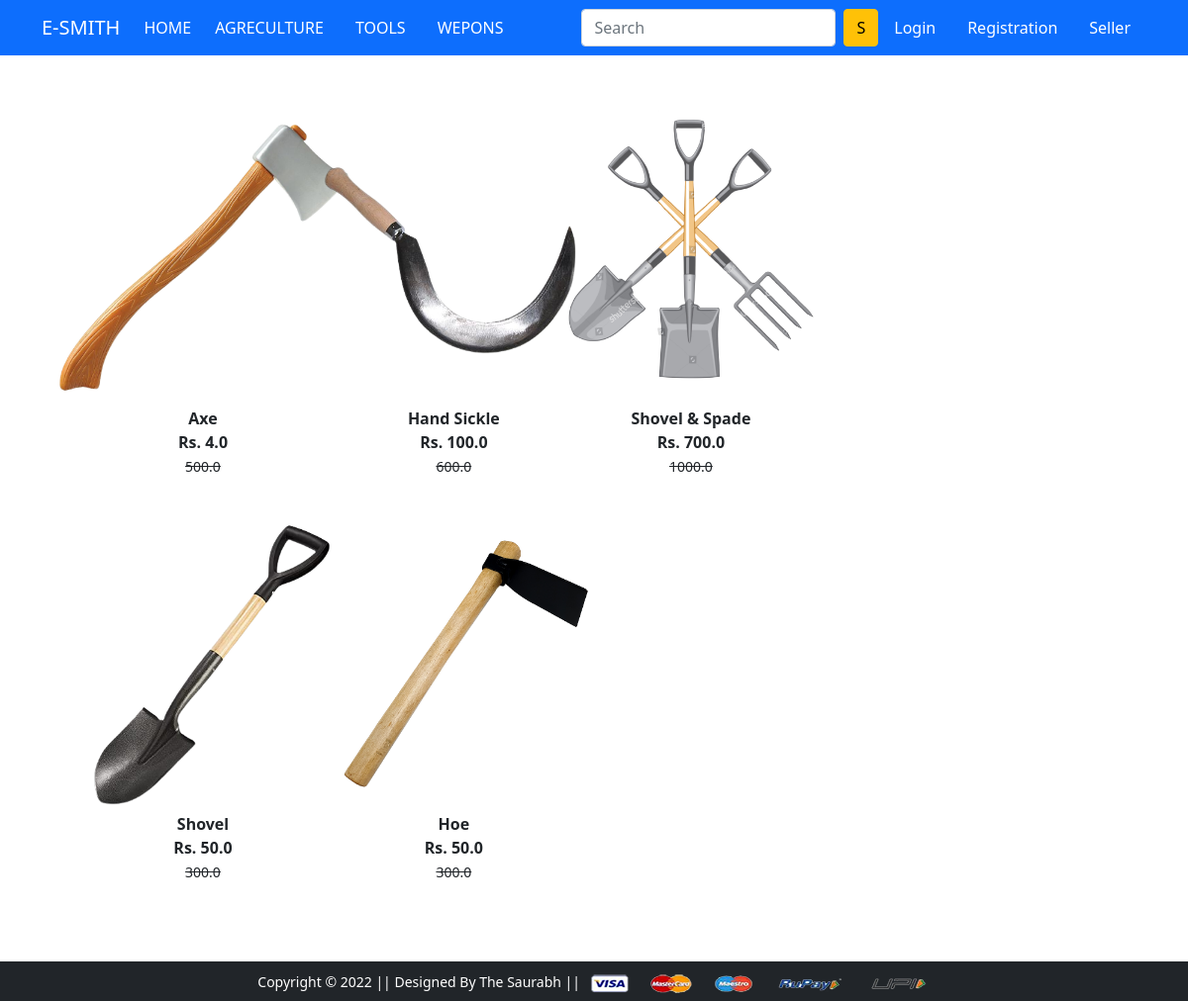
The page /agreculture/ on the database its author committed.
### store/models/product.py (models this page shows, shortened)
class Product(models.Model):
    title=models.CharField(max_length=100)
    selling_price=models.FloatField()
    discounted_price=models.FloatField()
    description=models.TextField()
    brand=models.CharField(max_length=100)
    category=models.CharField(choices=CATEGORY_CHOICES,max_length=2)
    product_image=models.ImageField(upload_to='product')

### store/views.py (the view)
# urls.py: path('agreculture/', views.agreculture, name='agreculture'),
def agreculture(request, data=None):
	totalitem = 0
	if request.user.is_authenticated:
		totalitem = len(Cart.objects.filter(user=request.user))
	if data==None :
			agrecultures = Product.objects.filter(category='M')
	return render(request, 'store/agrecuture.html', {'agreculture':agrecultures, 'totalitem':totalitem})

### store/templates/store/agrecuture.html (shortened to what this page needs)
{% extends 'store/base.html' %}
{% load static %}
{% block main-content %}
<div class="container my-5">
 <div class="row">
  <div class="col-sm-8">
   <div class="row">
    {% for product in agreculture %}
     <div class="col-sm-4 text-center mb-4">
      <a href="{% url 'product-detail' product.id %}"
      class="btn">
       <div class="item">
        <img src="{{product.product_image.url}}" alt=""
        height="300" class="">
        <div class="fw-bold">{{product.title}}</div>
        <div class="fw-bold">Rs. {{product.discounted_price}}</div>
        <small class="fw-light text-decoration-line-through">{{product.selling_price}}</small>
       </div>
      </a>
     </div>
    {% endfor %}
   </div>
  </div>
 </div>
</div>
{% endblock main-content %}

### rows shown on the page
Product: product_image (picture), title "Axe", discounted_price "4.0", selling_price "500.0"
Product: product_image (picture), title "Hand Sickle", discounted_price "100.0", selling_price "600.0"
Product: product_image (picture), title "Shovel & Spade", discounted_price "700.0", selling_price "1000.0"
Product: product_image (picture), title "Shovel", discounted_price "50.0", selling_price "300.0"
Product: product_image (picture), title "Hoe", discounted_price "50.0", selling_price "300.0"
